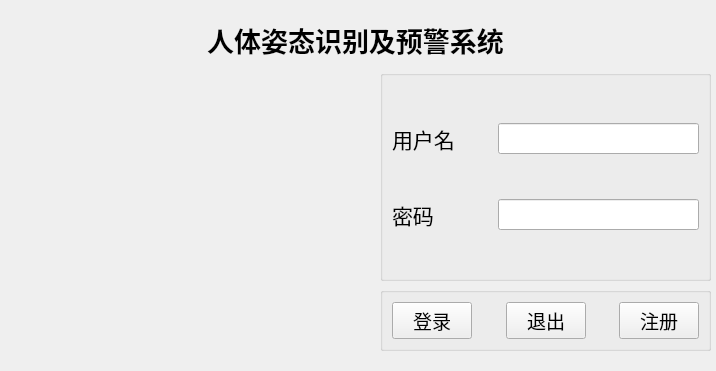
<?xml version="1.0" encoding="UTF-8"?>
<ui version="4.0">
 <class>Form</class>
 <widget class="QWidget" name="Form">
  <property name="geometry">
   <rect>
    <x>0</x>
    <y>0</y>
    <width>716</width>
    <height>371</height>
   </rect>
  </property>
  <property name="minimumSize">
   <size>
    <width>716</width>
    <height>371</height>
   </size>
  </property>
  <property name="maximumSize">
   <size>
    <width>716</width>
    <height>371</height>
   </size>
  </property>
  <property name="windowTitle">
   <string>Form</string>
  </property>
  <widget class="QWidget" name="layoutWidget">
   <property name="geometry">
    <rect>
     <x>380</x>
     <y>70</y>
     <width>331</width>
     <height>281</height>
    </rect>
   </property>
   <layout class="QGridLayout" name="gridLayout_2" rowstretch="4,1" rowminimumheight="0,0">
    <item row="1" column="0">
     <widget class="QGroupBox" name="groupBox">
      <layout class="QHBoxLayout" name="horizontalLayout">
       <item>
        <widget class="QPushButton" name="Login">
         <property name="font">
          <font>
           <family>Adobe Arabic</family>
           <pointsize>14</pointsize>
          </font>
         </property>
         <property name="text">
          <string>登录</string>
         </property>
        </widget>
       </item>
       <item>
        <spacer name="horizontalSpacer_3">
         <property name="orientation">
          <enum>Qt::Horizontal</enum>
         </property>
         <property name="sizeHint" stdset="0">
          <size>
           <width>18</width>
           <height>20</height>
          </size>
         </property>
        </spacer>
       </item>
       <item>
        <widget class="QPushButton" name="Logout">
         <property name="font">
          <font>
           <family>Adobe Arabic</family>
           <pointsize>14</pointsize>
          </font>
         </property>
         <property name="text">
          <string>退出</string>
         </property>
        </widget>
       </item>
       <item>
        <spacer name="horizontalSpacer_4">
         <property name="orientation">
          <enum>Qt::Horizontal</enum>
         </property>
         <property name="sizeHint" stdset="0">
          <size>
           <width>18</width>
           <height>20</height>
          </size>
         </property>
        </spacer>
       </item>
       <item>
        <widget class="QPushButton" name="Regist">
         <property name="font">
          <font>
           <family>Adobe Arabic</family>
           <pointsize>14</pointsize>
          </font>
         </property>
         <property name="text">
          <string>注册</string>
         </property>
        </widget>
       </item>
      </layout>
     </widget>
    </item>
    <item row="0" column="0">
     <widget class="QGroupBox" name="groupBox">
      <layout class="QGridLayout" name="gridLayout">
       <item row="1" column="0">
        <widget class="QLabel" name="Password">
         <property name="text">
          <string>&lt;html&gt;&lt;head/&gt;&lt;body&gt;&lt;p&gt;&lt;span style=&quot; font-size:16pt;&quot;&gt;密码&lt;/span&gt;&lt;/p&gt;&lt;/body&gt;&lt;/html&gt;</string>
         </property>
        </widget>
       </item>
       <item row="0" column="0">
        <widget class="QLabel" name="Username">
         <property name="text">
          <string>&lt;html&gt;&lt;head/&gt;&lt;body&gt;&lt;p&gt;&lt;span style=&quot; font-size:16pt;&quot;&gt;用户名&lt;/span&gt;&lt;/p&gt;&lt;/body&gt;&lt;/html&gt;</string>
         </property>
        </widget>
       </item>
       <item row="0" column="1">
        <spacer name="horizontalSpacer">
         <property name="orientation">
          <enum>Qt::Horizontal</enum>
         </property>
         <property name="sizeHint" stdset="0">
          <size>
           <width>40</width>
           <height>20</height>
          </size>
         </property>
        </spacer>
       </item>
       <item row="1" column="1">
        <spacer name="horizontalSpacer_2">
         <property name="orientation">
          <enum>Qt::Horizontal</enum>
         </property>
         <property name="sizeHint" stdset="0">
          <size>
           <width>40</width>
           <height>20</height>
          </size>
         </property>
        </spacer>
       </item>
       <item row="1" column="2">
        <widget class="QLineEdit" name="lineEdit_2">
         <property name="minimumSize">
          <size>
           <width>201</width>
           <height>31</height>
          </size>
         </property>
         <property name="maximumSize">
          <size>
           <width>201</width>
           <height>31</height>
          </size>
         </property>
        </widget>
       </item>
       <item row="0" column="2">
        <widget class="QLineEdit" name="lineEdit">
         <property name="minimumSize">
          <size>
           <width>201</width>
           <height>31</height>
          </size>
         </property>
         <property name="maximumSize">
          <size>
           <width>201</width>
           <height>31</height>
          </size>
         </property>
        </widget>
       </item>
      </layout>
     </widget>
    </item>
   </layout>
  </widget>
  <widget class="QLabel" name="label">
   <property name="geometry">
    <rect>
     <x>120</x>
     <y>20</y>
     <width>471</width>
     <height>41</height>
    </rect>
   </property>
   <property name="text">
    <string>&lt;html&gt;&lt;head/&gt;&lt;body&gt;&lt;p align=&quot;center&quot;&gt;&lt;span style=&quot; font-size:20pt; font-weight:600;&quot;&gt;人体姿态识别及预警系统&lt;/span&gt;&lt;/p&gt;&lt;/body&gt;&lt;/html&gt;</string>
   </property>
  </widget>
  <widget class="QLabel" name="label_2">
   <property name="geometry">
    <rect>
     <x>10</x>
     <y>70</y>
     <width>351</width>
     <height>281</height>
    </rect>
   </property>
   <property name="text">
    <string/>
   </property>
   <property name="pixmap">
    <pixmap>../../../../../桌面文件包/学业文件/毕设/毕业论文/图包/912f7bd77496f80a59af4ffae857bb1_副本.jpg</pixmap>
   </property>
  </widget>
 </widget>
 <resources>
  <include location="picture.qrc"/>
 </resources>
 <connections/>
</ui>
